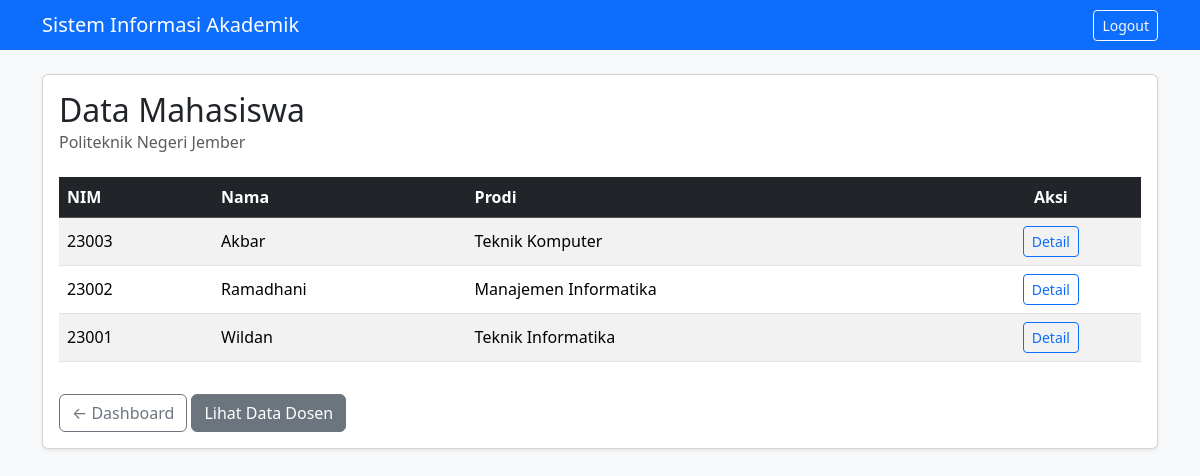
Screenshot of /public/mahasiswa (signed in) with the database file from the repository.
### tables this page shows
CREATE TABLE `mahasiswa` (
  `id` int NOT NULL,
  `nim` varchar(20) NOT NULL,
  `nama` varchar(100) NOT NULL,
  `prodi` varchar(100) NOT NULL,
  `dosen_id` int DEFAULT NULL
);

### app/Controllers/MahasiswaController.php (called while the page is built, shortened)
<?php
require_once __DIR__ . '/../Models/Mahasiswa.php';
class MahasiswaController
{
    public function index()
    {
        global $pdo;
        $model = new Mahasiswa($pdo);
        $mahasiswa = $model->getAll();
        require_once __DIR__ . '/../Views/mahasiswa/index.php';
    }
}

### public/index.php (called while the page is built)
<?php
require_once __DIR__ . '/../routes/web.php';

### app/Models/Mahasiswa.php (called while the page is built, shortened)
<?php
class Mahasiswa
{
    private $pdo;
    public function __construct($pdo)
    {
        $this->pdo = $pdo;
    }
    public function getAll()
    {
        $sql = "SELECT mahasiswa.*, dosen.nama AS nama_dosen
                FROM mahasiswa
                LEFT JOIN dosen
                ON mahasiswa.dosen_id = dosen.id
                ORDER BY mahasiswa.nama ASC";
        $stmt = $this->pdo->query($sql);
        return $stmt->fetchAll(PDO::FETCH_ASSOC);
    }
}

### app/Views/mahasiswa/index.php (the view, shortened to what this page needs)
<!DOCTYPE html>
<html lang="id">
<head>
    <link href="https://cdn.jsdelivr.net/npm/bootstrap@5.3.3/dist/css/bootstrap.min.css" rel="stylesheet">
</head>
<body class="bg-light">
    <nav class="navbar navbar-dark bg-primary mb-4">
        <div class="container d-flex justify-content-between align-items-center">
            <span class="navbar-brand mb-0 h1">Sistem Informasi Akademik</span>
            <div>
                <a href="/wildan-si-akademik/public/logout" class="btn btn-sm btn-outline-light">Logout</a>
            </div>
        </div>
    </nav>
    <div class="container">
        <div class="card shadow-sm">
            <div class="card-body">
                <h2 class="card-title">Data Mahasiswa</h2>
                <h6 class="card-subtitle mb-4 text-muted">Politeknik Negeri Jember</h6>
                <div class="table-responsive">
                    <table class="table table-striped table-hover align-middle">
                        <thead class="table-dark">
                            <tr>
                                <th>NIM</th>
                                <th>Nama</th>
                                <th>Prodi</th>
                                <th class="text-center">Aksi</th>
                            </tr>
                        </thead>
                        <tbody>
                            <?php foreach ($mahasiswa as $mhs): ?>
                                <tr>
                                    <td><?= htmlspecialchars($mhs['nim']); ?></td>
                                    <td><?= htmlspecialchars($mhs['nama']); ?></td>
                                    <td><?= htmlspecialchars($mhs['prodi']); ?></td>
                                    <td class="text-center">
                                        <a href="?url=mahasiswa/detail&nim=<?= urlencode($mhs['nim']); ?>"
                                           class="btn btn-sm btn-outline-primary">Detail</a>
                                    </td>
                                </tr>
                            <?php endforeach; ?>
                        </tbody>
                    </table>
                </div>
                <a href="/wildan-si-akademik/public/dashboard" class="btn btn-outline-secondary mt-3">← Dashboard</a>
                <a href="?url=dosen" class="btn btn-secondary mt-3">Lihat Data Dosen</a>
            </div>
        </div>
    </div>
</body>
</html>

### rows the page displays
mahasiswa: nim "23003", nama "Akbar", prodi "Teknik Komputer"
mahasiswa: nim "23002", nama "Ramadhani", prodi "Manajemen Informatika"
mahasiswa: nim "23001", nama "Wildan", prodi "Teknik Informatika"
